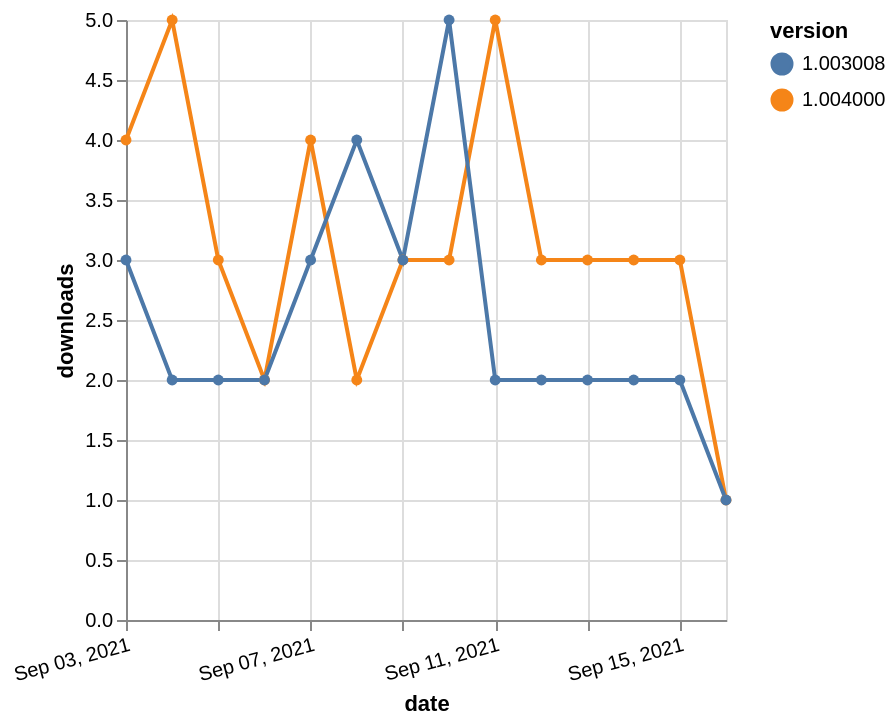

The specification (Vega-Lite) saved for this image:
### Vega-Lite specification from a JSON file in a GitHub repository (floating-point values rounded to 4 significant figures)
{"$schema": "https://vega.github.io/schema/vega-lite/v5.json", "description": "A simple bar chart with embedded data.", "data": {"values": [{"date": "2021-09-03", "total": 2820, "delta": 4, "version": "1.004000"}, {"date": "2021-09-04", "total": 2825, "delta": 5, "version": "1.004000"}, {"date": "2021-09-05", "total": 2828, "delta": 3, "version": "1.004000"}, {"date": "2021-09-06", "total": 2830, "delta": 2, "version": "1.004000"}, {"date": "2021-09-07", "total": 2834, "delta": 4, "version": "1.004000"}, {"date": "2021-09-08", "total": 2836, "delta": 2, "version": "1.004000"}, {"date": "2021-09-09", "total": 2839, "delta": 3, "version": "1.004000"}, {"date": "2021-09-10", "total": 2842, "delta": 3, "version": "1.004000"}, {"date": "2021-09-11", "total": 2847, "delta": 5, "version": "1.004000"}, {"date": "2021-09-12", "total": 2850, "delta": 3, "version": "1.004000"}, {"date": "2021-09-13", "total": 2853, "delta": 3, "version": "1.004000"}, {"date": "2021-09-14", "total": 2856, "delta": 3, "version": "1.004000"}, {"date": "2021-09-15", "total": 2859, "delta": 3, "version": "1.004000"}, {"date": "2021-09-16", "total": 2860, "delta": 1, "version": "1.004000"}, {"date": "2021-09-03", "total": 3060, "delta": 3, "version": "1.003008"}, {"date": "2021-09-04", "total": 3062, "delta": 2, "version": "1.003008"}, {"date": "2021-09-05", "total": 3064, "delta": 2, "version": "1.003008"}, {"date": "2021-09-06", "total": 3066, "delta": 2, "version": "1.003008"}, {"date": "2021-09-07", "total": 3069, "delta": 3, "version": "1.003008"}, {"date": "2021-09-08", "total": 3073, "delta": 4, "version": "1.003008"}, {"date": "2021-09-09", "total": 3076, "delta": 3, "version": "1.003008"}, {"date": "2021-09-10", "total": 3081, "delta": 5, "version": "1.003008"}, {"date": "2021-09-11", "total": 3083, "delta": 2, "version": "1.003008"}, {"date": "2021-09-12", "total": 3085, "delta": 2, "version": "1.003008"}, {"date": "2021-09-13", "total": 3087, "delta": 2, "version": "1.003008"}, {"date": "2021-09-14", "total": 3089, "delta": 2, "version": "1.003008"}, {"date": "2021-09-15", "total": 3091, "delta": 2, "version": "1.003008"}, {"date": "2021-09-16", "total": 3092, "delta": 1, "version": "1.003008"}]}, "width": "container", "mark": {"type": "line", "point": {"filled": true}}, "encoding": {"x": {"field": "date", "type": "temporal", "timeUnit": "yearmonthdate", "title": "date", "axis": {"labelAngle": -15}}, "y": {"field": "delta", "type": "quantitative", "title": "downloads"}, "color": {"field": "version", "type": "nominal"}, "tooltip": {"field": "delta"}}}
